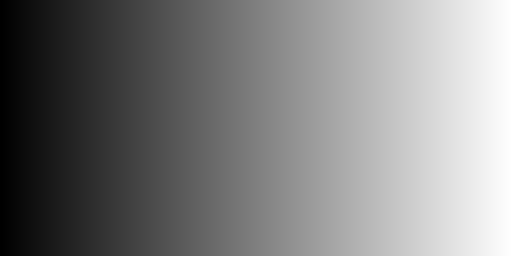
#> input picture assets/gradient.png, 512 x 256 px
$ jupyter execute py_thresholding.ipynb
#> lines starting #> are read from the running program, lines starting #| are printed output that depends on the picture; after the words box and inside, x2 and y2 are one past the last pixel; in counts of white or black regions, pixels touching at a corner belong together
Image Thresholding
==================

Goal
----

-   In this tutorial, you will learn simple thresholding, adaptive thresholding and Otsu's thresholding.
-   You will learn the functions **cv.threshold** and **cv.adaptiveThreshold**.

Simple Thresholding
-------------------

Here, the matter is straight-forward. For every pixel, the same threshold value is applied.
If the pixel value is smaller than or equal to the threshold, it is set to 0, otherwise it is set to a maximum value.
The function **cv.threshold** is used to apply the thresholding.
The first argument is the source image, which **should be a grayscale image**.
The second argument is the threshold value which is used to classify the pixel values.
The third argument is the maximum value which is assigned to pixel values exceeding the threshold.
OpenCV provides different types of thresholding which is given by the fourth parameter of the function.
Basic thresholding as described above is done by using the type cv.THRESH_BINARY.
All simple thresholding types are:

-   cv.THRESH_BINARY
-   cv.THRESH_BINARY_INV
-   cv.THRESH_TRUNC
-   cv.THRESH_TOZERO
-   cv.THRESH_TOZERO_INV

See the documentation of the types for the differences.

The method returns two outputs.
The first is the threshold that was used and the second output is the **thresholded image**.

This code compares the different simple thresholding types:

[cell 1]
import cv2 as cv
import numpy as np
from matplotlib import pyplot as plt

img = cv.imread("../../../assets/gradient.png", cv.IMREAD_GRAYSCALE)
#> img is the input picture: shape (256, 512); min 0, max 255, mean 127
ret, thresh1 = cv.threshold(img, 127, 255, cv.THRESH_BINARY)
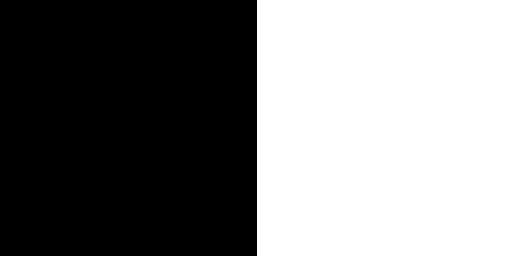
#> thresh1: shape (256, 512); 49.8% white; 1 white region, box (x1, y1, x2, y2) and area: (257, 0, 512, 256) 65280
ret, thresh2 = cv.threshold(img, 127, 255, cv.THRESH_BINARY_INV)
ret, thresh3 = cv.threshold(img, 127, 255, cv.THRESH_TRUNC)
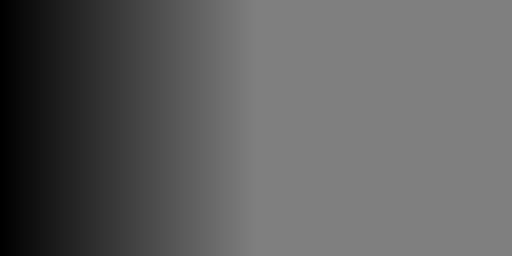
#> thresh3: shape (256, 512); min 0, max 127, mean 95
ret, thresh4 = cv.threshold(img, 127, 255, cv.THRESH_TOZERO)
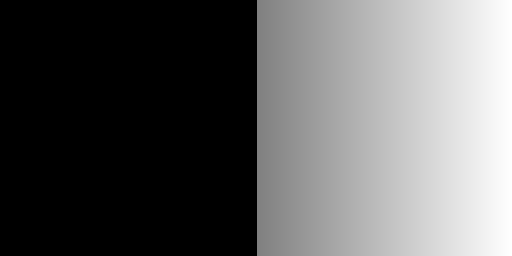
#> thresh4: shape (256, 512); min 0, max 255, mean 95.3
ret, thresh5 = cv.threshold(img, 127, 255, cv.THRESH_TOZERO_INV)
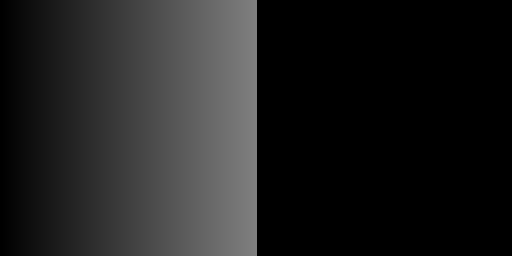
#> thresh5: shape (256, 512); min 0, max 127, mean 31.8

titles = ["Original Image", "BINARY", "BINARY_INV", "TRUNC", "TOZERO", "TOZERO_INV"]
images = [img, thresh1, thresh2, thresh3, thresh4, thresh5]

for i in range(6):
    (plt.subplot(2, 3, i + 1),)
    plt.imshow(images[i], "gray", vmin=0, vmax=255)
    plt.title(titles[i])
    plt.xticks([]), plt.yticks([])

plt.show()

Adaptive Thresholding
---------------------

In the previous section, we used one global value as a threshold.
But this might not be good in all cases, e.g. if an image has different lighting conditions in different areas.
In that case, adaptive thresholding can help.
Here, the algorithm determines the threshold for a pixel based on a small region around it.
So we get different thresholds for different regions of the same image which gives better results for images with varying illumination.

In addition to the parameters described above, the method cv.adaptiveThreshold takes three input parameters:

The **adaptiveMethod** decides how the threshold value is calculated:
    -   cv.ADAPTIVE_THRESH_MEAN_C: The threshold value is the mean of the neighbourhood area minus the constant **C**.
    -   cv.ADAPTIVE_THRESH_GAUSSIAN_C: The threshold value is a gaussian-weighted sum of the neighbourhood
        values minus the constant **C**.

The **blockSize** determines the size of the neighbourhood area and **C** is a constant that is subtracted from the mean or weighted sum of the neighbourhood pixels.

The code below compares global thresholding and adaptive thresholding for an image with varying
illumination:

[cell 2]
img = cv.imread("../../../assets/sudoku.png", cv.IMREAD_GRAYSCALE)
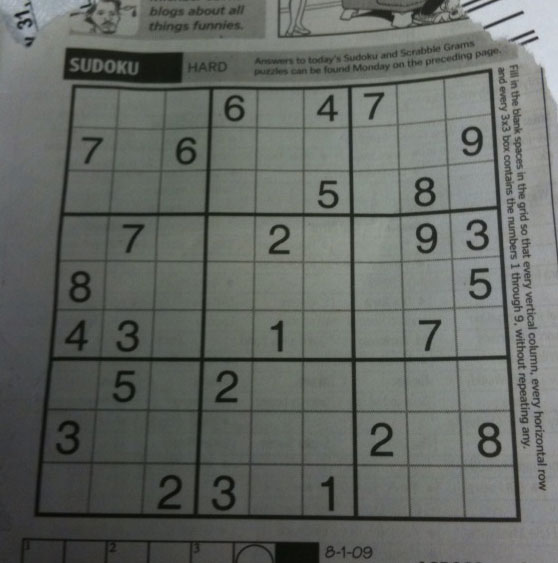
#> input picture assets/sudoku.png, 558 x 563 px
#> img: shape (563, 558); min 7, max 218, mean 101.8
img = cv.medianBlur(img, 5)

ret, th1 = cv.threshold(img, 127, 255, cv.THRESH_BINARY)
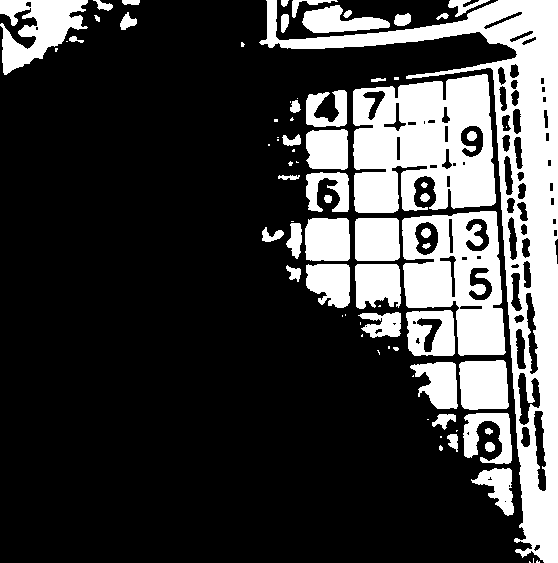
#> th1: shape (563, 558); 25.2% white; 79 white regions (32 under 20 px), largest, box (x1, y1, x2, y2) and area: (259, 0, 558, 563) 27086, (353, 74, 496, 213) 15195, (402, 211, 506, 356) 9242
th2 = cv.adaptiveThreshold(img, 255, cv.ADAPTIVE_THRESH_MEAN_C, cv.THRESH_BINARY, 11, 2)
#> th2: shape (563, 558); 78.4% white; 944 black regions (749 under 20 px), largest, box (x1, y1, x2, y2) and area: (34, 68, 521, 523) 15998, (187, 0, 535, 63) 4506, (63, 47, 184, 83) 2270
th3 = cv.adaptiveThreshold(
    img, 255, cv.ADAPTIVE_THRESH_GAUSSIAN_C, cv.THRESH_BINARY, 11, 2
)
#> th3: shape (563, 558); 81.8% white; 715 black regions (537 under 20 px), largest, box (x1, y1, x2, y2) and area: (34, 68, 521, 522) 14482, (277, 0, 501, 39) 2269, (63, 47, 184, 83) 2024

titles = [
    "Original Image",
    "Global Thresholding (v = 127)",
    "Adaptive Mean Thresholding",
    "Adaptive Gaussian Thresholding",
]
images = [img, th1, th2, th3]

for i in range(4):
    (plt.subplot(2, 2, i + 1),)
    plt.imshow(images[i], "gray")
    plt.title(titles[i])
    (plt.xticks([]),)
    plt.yticks([])
plt.show()

Otsu's Binarization
-------------------

In global thresholding, we used an arbitrary chosen value as a threshold.
In contrast, Otsu's method avoids having to choose a value and determines it automatically.

Consider an image with only two distinct image values (*bimodal image*), where the histogram would only consist of two peaks.
A good threshold would be in the middle of those two values.
Similarly, Otsu's method determines an optimal global threshold value from the image histogram.

In order to do so, the cv.threshold() function is used, where cv.THRESH_OTSU is passed as an extra flag.
The threshold value can be chosen arbitrary.
The algorithm then finds the optimal threshold value which is returned as the first output.

Check out the example below.
The input image is a noisy image.
In the first case, global thresholding with a value of 127 is applied.
In the second case, Otsu's thresholding is applied directly.
In the third case, the image is first filtered with a 5x5 gaussian kernel to remove the noise, then Otsu thresholding is applied.
See how noise filtering improves the result.

[cell 3]
img = cv.imread("../../../assets/noisy2.png", cv.IMREAD_GRAYSCALE)
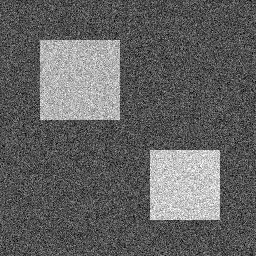
#> input picture assets/noisy2.png, 256 x 256 px
#> img is the input picture: shape (256, 256); min 0, max 255, mean 98.2

# global thresholding
ret1, th1 = cv.threshold(img, 127, 255, cv.THRESH_BINARY)
#> th1: shape (256, 256); 19.3% white; 1303 white regions (1301 under 20 px), largest, box (x1, y1, x2, y2) and area: (39, 39, 121, 121) 6282, (150, 149, 222, 222) 4894

# Otsu's thresholding
ret2, th2 = cv.threshold(img, 0, 255, cv.THRESH_BINARY + cv.THRESH_OTSU)
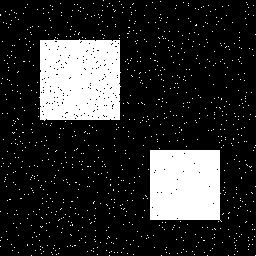
#> th2: shape (256, 256); 18.5% white; 944 white regions (942 under 20 px), largest, box (x1, y1, x2, y2) and area: (39, 39, 121, 121) 6231, (150, 150, 222, 222) 4884
#> ret2 = 131

# Otsu's thresholding after Gaussian filtering
blur = cv.GaussianBlur(img, (5, 5), 0)
ret3, th3 = cv.threshold(blur, 0, 255, cv.THRESH_BINARY + cv.THRESH_OTSU)
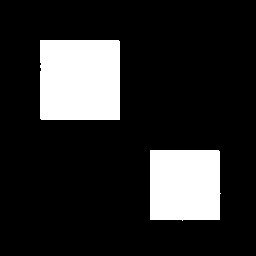
#> th3: shape (256, 256); 17.2% white; 2 white regions, box (x1, y1, x2, y2) and area: (40, 40, 120, 120) 6393, (150, 150, 221, 221) 4901
#> ret3 = 132

# plot all the images and their histograms
images = [img, 0, th1, img, 0, th2, blur, 0, th3]
titles = [
    "Original Noisy Image",
    "Histogram",
    "Global Thresholding (v=127)",
    "Original Noisy Image",
    "Histogram",
    "Otsu's Thresholding",
    "Gaussian filtered Image",
    "Histogram",
    "Otsu's Thresholding",
]

for i in range(3):
    plt.subplot(3, 3, i * 3 + 1)
    plt.imshow(images[i * 3], "gray")
    plt.title(titles[i * 3])
    plt.xticks([])
    plt.yticks([])
    plt.subplot(3, 3, i * 3 + 2)
    plt.hist(images[i * 3].ravel(), 256)
    plt.title(titles[i * 3 + 1])
    plt.xticks([])
    plt.yticks([])
    plt.subplot(3, 3, i * 3 + 3)
    plt.imshow(images[i * 3 + 2], "gray")
    plt.title(titles[i * 3 + 2])
    plt.xticks([])
    plt.yticks([])
plt.show()
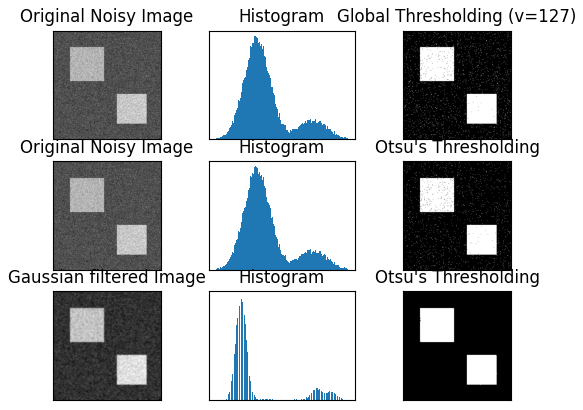
#> figure drawn by matplotlib, 9 panels

### How does Otsu's Binarization work?

This section demonstrates a Python implementation of Otsu's binarization to show how it actually
works. If you are not interested, you can skip this.

Since we are working with bimodal images, Otsu's algorithm tries to find a threshold value (t) which
minimizes the **weighted within-class variance** given by the relation:

$$\sigma_w^2(t) = q_1(t)\sigma_1^2(t)+q_2(t)\sigma_2^2(t)$$

where

$$q_1(t) = \sum_{i=1}^{t} P(i) \quad \& \quad q_2(t) = \sum_{i=t+1}^{I} P(i)$$

$$\mu_1(t) = \sum_{i=1}^{t} \frac{iP(i)}{q_1(t)} \quad \& \quad \mu_2(t) = \sum_{i=t+1}^{I} \frac{iP(i)}{q_2(t)}$$

$$\sigma_1^2(t) = \sum_{i=1}^{t} [i-\mu_1(t)]^2 \frac{P(i)}{q_1(t)} \quad \& \quad \sigma_2^2(t) = \sum_{i=t+1}^{I} [i-\mu_2(t)]^2 \frac{P(i)}{q_2(t)}$$

It actually finds a value of t which lies in between two peaks such that variances to both classes
are minimal. It can be simply implemented in Python as follows:

[cell 4]
img = cv.imread("../../../assets/noisy2.png", cv.IMREAD_GRAYSCALE)
blur = cv.GaussianBlur(img, (5, 5), 0)

# find normalized_histogram, and its cumulative distribution function
hist = cv.calcHist([blur], [0], None, [256], [0, 256])
#> hist = 256 values, max 3127 at index 79, min 0 at index 0, mean 256
hist_norm = hist.ravel() / hist.sum()
#> hist_norm = 256 values, max 0.0477 at index 79, min 0 at index 0, mean 0.00391
Q = hist_norm.cumsum()
#> Q = 256 values from 0 to 1

bins = np.arange(256)

fn_min = np.inf
thresh = -1

for i in range(1, 256):
    p1, p2 = np.hsplit(hist_norm, [i])  # probabilities
    q1, q2 = Q[i], Q[255] - Q[i]  # cum sum of classes
    if q1 < 1.0e-6 or q2 < 1.0e-6:
        continue
    b1, b2 = np.hsplit(bins, [i])  # weights

    # finding means and variances
    m1, m2 = np.sum(p1 * b1) / q1, np.sum(p2 * b2) / q2
    v1, v2 = np.sum(((b1 - m1) ** 2) * p1) / q1, np.sum(((b2 - m2) ** 2) * p2) / q2

    # calculates the minimization function
    fn = v1 * q1 + v2 * q2
    if fn < fn_min:
        fn_min = fn
        thresh = i
#> this loop made 255 passes
#> (q1, q2, m1, m2, v1, v2, fn, fn_min) on passes 46, 47, 48, 50, 51, 53, 54, 56, 57, 58, 59: (1.53e-05, 1, 0, 98.19, 0, 1685.9, 1685.9, 1685.9), (1.53e-05, 1, 46, 98.19, 0, 1685.9, 1685.8, 1685.8), (1.53e-05, 1, 46, 98.19, 0, 1685.9, 1685.8, 1685.8), (4.58e-05, 1, 31.67, 98.2, 168.6, 1685.9, 1685.8, 1685.8), (4.58e-05, 1, 48.33, 98.19, 2.89, 1685.9, 1685.8, 1685.8), (0.000107, 1, 28.14, 98.2, 257.3, 1685.9, 1685.8, 1685.8), (0.000153, 1, 35.6, 98.2, 167.2, 1685.9, 1685.7, 1685.7), (0.000458, 1, 41.1, 98.22, 124, 1686, 1685.2, 1685.2), (0.000671, 0.999, 36.93, 98.23, 206, 1686.1, 1685.1, 1685.1), (0.000977, 0.999, 37.86, 98.25, 207.2, 1686.3, 1684.8, 1684.8), (0.00146, 0.999, 37.32, 98.28, 235.8, 1686.6, 1684.5, 1684.5)
#> (q1, q2) on passes 17 to 22: (0, 1), (0, 1), (0, 1), (0, 1), (0, 1), (0, 1)
#> after the loop, fn_min = 83.46; thresh = 133

# find otsu's threshold value with OpenCV function
ret, otsu = cv.threshold(blur, 0, 255, cv.THRESH_BINARY + cv.THRESH_OTSU)
#> ret = 132
print("{} {}".format(thresh, ret))
#| 133 132.0
